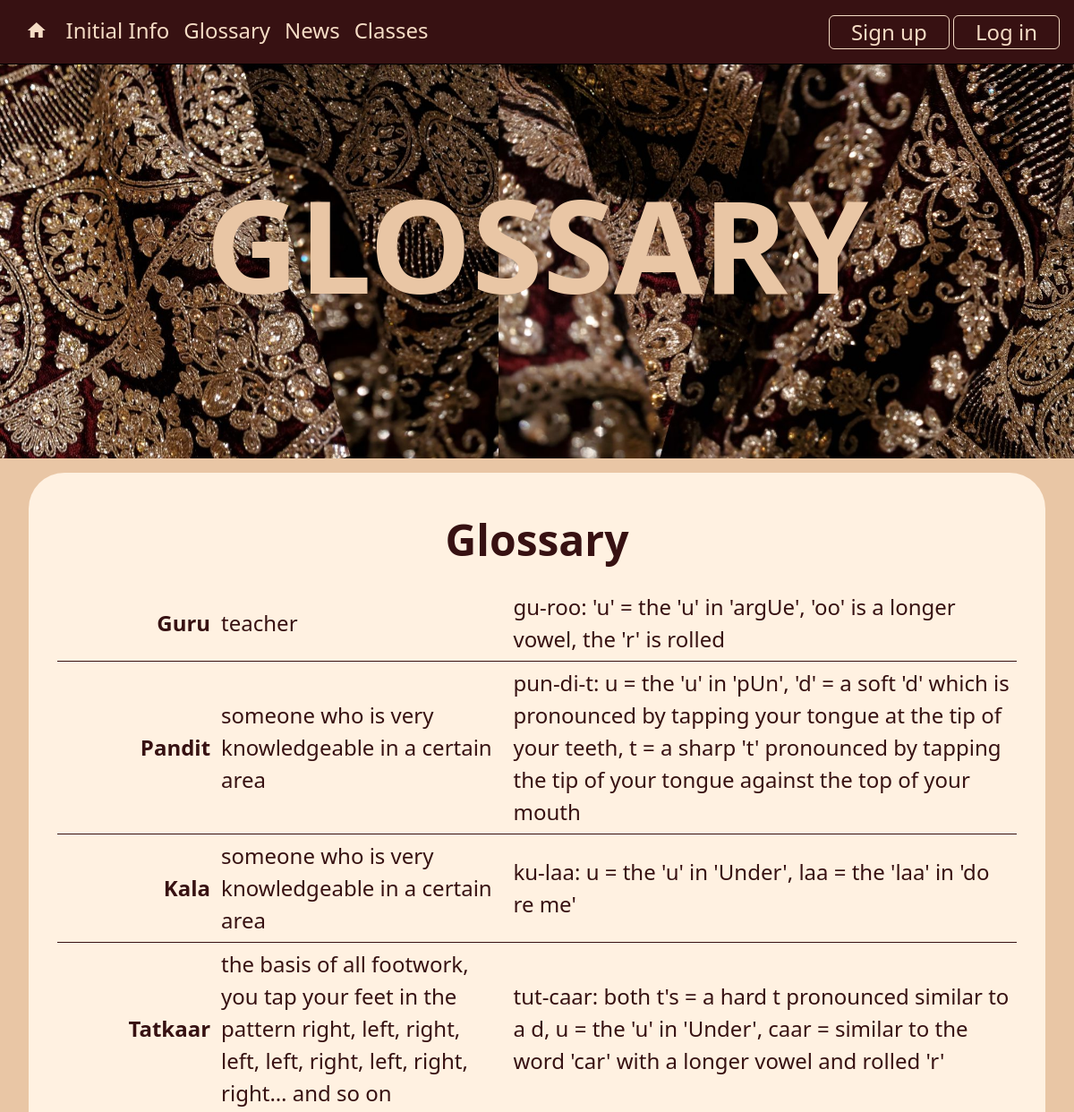
/glossary (upper part), run on an earlier commit of the app's database.
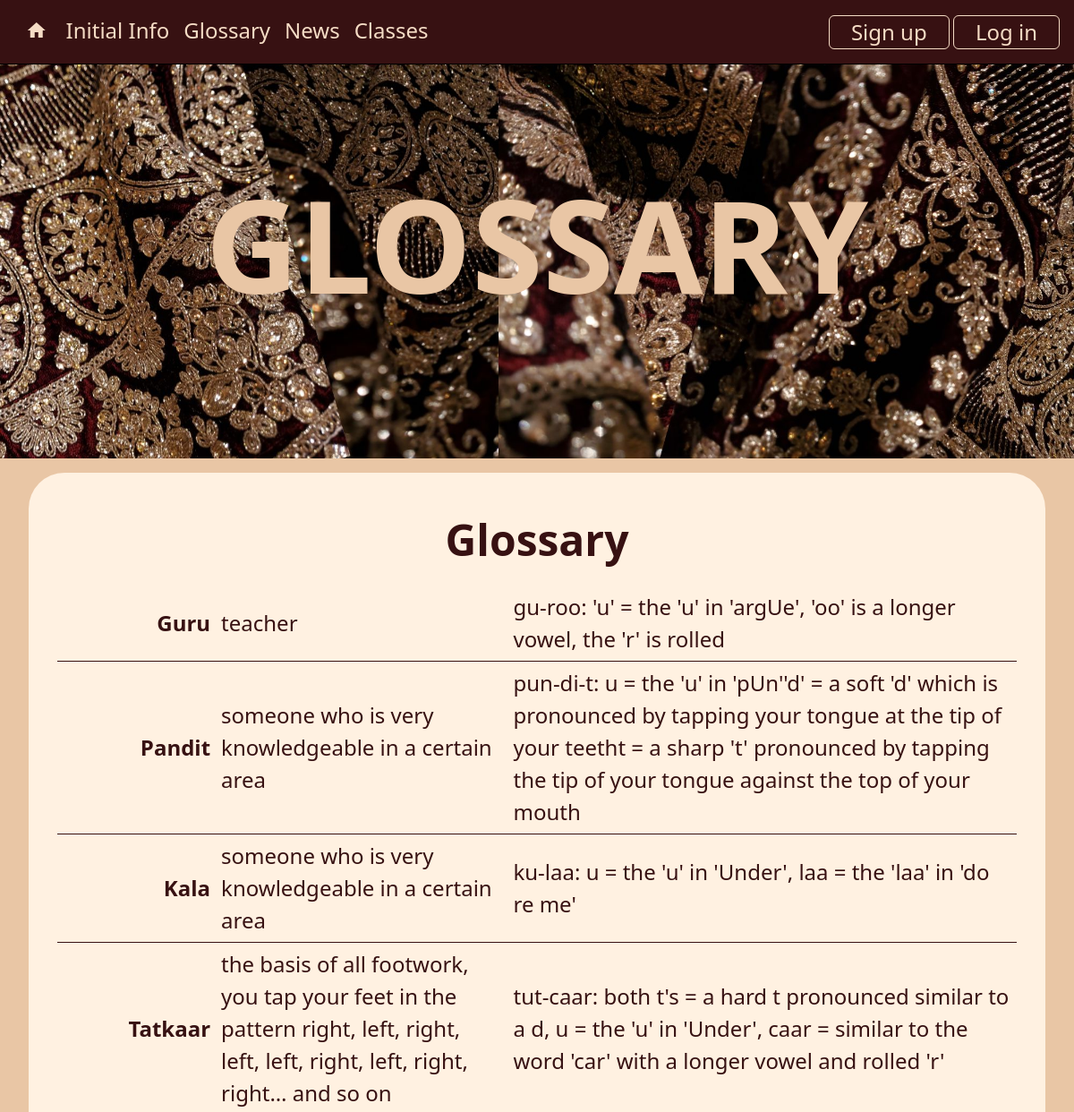
And on a later commit of the database.
### tables this page shows
CREATE TABLE glossary(
    word_id integer primary key autoincrement,
    word text not null,
    pronunciation text not null,
    meaning text not null
);

### server.py (the view)
@app.route('/glossary')
def glossary():
    sql = "select word_id, word, pronunciation, meaning from glossary"
    values_tuple=()
    result = run_search_query_tuples(sql, values_tuple, db_path, True)
    for k in result:
        print(k['word'])
    return render_template("glossary.html", glossary=result)

### db_function.py (called while the page is built)
def run_search_query_tuples(sql_query,values_tuple, file_path, rowfactory=False):
    result = None
    try:
        db = sqlite3.connect(file_path)
        if rowfactory:
            db.row_factory = sqlite3.Row
        cursor = db.cursor()
        cursor.execute(sql_query,values_tuple)
        result = cursor.fetchall()
        cursor.close()
    except sqlite3.Error as error:
        print("Error running search query tuples: {}".format(error))
        return None
    db.close()
    if result is None:
        print("No search values were found")
    return result

### templates/glossary.html (shortened to what this page needs)
{% extends "layout.html" %}
{% block banner %}
static/images/BigBanner.jpg
{% endblock %}
{% block header %}
GLOSSARY
{% endblock %}
{% block content %}
<div class="container_round">
    <h1>Glossary</h1>
    <table>
        {% for row in glossary %}
        <tr><td>{{ row['word'] }}</td> <td>{{ row['meaning'] }}</td> <td>{{ row['pronunciation'] }}</td></tr>
        {% endfor %}
    </table>
</div>
{% endblock %}

### templates/layout.html (shortened to what this page needs)
<!DOCTYPE html>
<html lang="en">
<head>
<link href="https://cdn.jsdelivr.net/npm/bootstrap@5.2.3/dist/css/bootstrap.min.css" rel="stylesheet">
<link rel="stylesheet" href="static/StyleSheet.css">
</head>
<body>
<div class="container-fluid">
    <nav class="navbar navbar-expand-lg navbar-dark px-3 py-3.5 fixed-top">
    <div class="collapse navbar-collapse" id="collapsibleNavbar">
        <ul class="navbar-nav">
            <li class="nav-item">
                <a class="nav-link" href="/"><i class="material-icons">home</i></a>
            </li>
            <li class="nav-item">
                <a class="nav-link" href="/initialinfo">Initial Info</a>
            </li>
            <li class="nav-item">
                <a class="nav-link" href="/glossary">Glossary</a>
            </li>
            <li class="nav-item">
                <a class="nav-link" href="/news">News</a>
            </li>
            <li class="nav-item">
                <a class="nav-link" href="/classes">Classes</a>
            </li>
        </ul>
        <div class="ms-auto nav-item">
            {%  if session %}
            <a class="nav-link btn btn-outline" href="/logout">Log out</a>
            {%  else %}
            <a class="nav-link btn btn-outline" href="/signup">Sign up</a>
            <a class="nav-link btn btn-outline" href="/login">Log in</a>
            {%  endif %}
        </div>
    </div>
</nav>
</div>
<div class="container-fluid position-relative mb-0">
    <div > <img class="img-fluid part-img banner card-img-top" src="{% block banner %}{% endblock %}" alt=""></div>
    <div class="text-float">
        <div class="header">{% block header %}{% endblock %} </div>
    </div>
</div>
{% block content %}
{% endblock %}
</body>
</html>

### static/StyleSheet.css (style rules this page uses)
:root { --beige: rgb(233, 198, 165); --almond: rgb(255, 241, 225); --light-beige: rgb(245, 220, 197); --maroon: rgb(55, 17, 18); --light-maroon: rgb(88, 23, 24); }
body { font-family: 'Noto Sans', sans-serif; font-size: 100%; background-color: var(--beige); }
.navbar { background-color: var(--maroon); border-bottom: 1px solid black; }
.nav-link { text-align: center; font-size: 1.5em; color: var(--light-beige); }
nav .btn-outline { display: inline-block; }
.material-icons { padding: 0.25em 0.2em; }
.btn { background-color: var(--maroon); color: var(--light-beige); }
.btn-outline { border: 1px solid var(--light-beige); padding: 0em 1em; }
h1 { font-size: 3em; text-align: center; font-weight: 600; padding: 0.3em 0; color: var(--maroon); }
li { color: var(--maroon); }
.container-fluid { border: 0px; padding:0; }
.container_round { border: 0px solid blue; background-color: var(--almond); padding: 2em 2em; margin-bottom: 2em; margin-top: 1em; margin-left: 2em; margin-right: 2em; border-radius: 40px; }
.part-img { max-width: 100%; display: block; }
.text-float { font-size: 3em; text-align: center; font-weight: 600; color: var(--beige); position:absolute; left:50%; top:50%; width:100%; transform:translate(-50%,-50%); border: 0px solid green; }
.text-float .header { font-size: 3em; }
.banner { margin-top: 2em; }
table { margin:auto; }
td { color: var(--maroon); font-size: 1.5em; padding: 0.25em; border-bottom: 1px solid var(--maroon); }
td:first-child { text-align: right; font-weight: bold; }

What changed in the data, as far as the page shows it:
changed glossary "Pandit": pronunciation "…= the 'u' in 'pUn', 'd' = a soft 'd' which is pronounced by tapping your tongue at the tip of your teeth, t = a sharp 't'…" → "…= the 'u' in 'pUn''d' = a soft 'd' which is pronounced by tapping your tongue at the tip of your teetht = a sharp 't'…"
